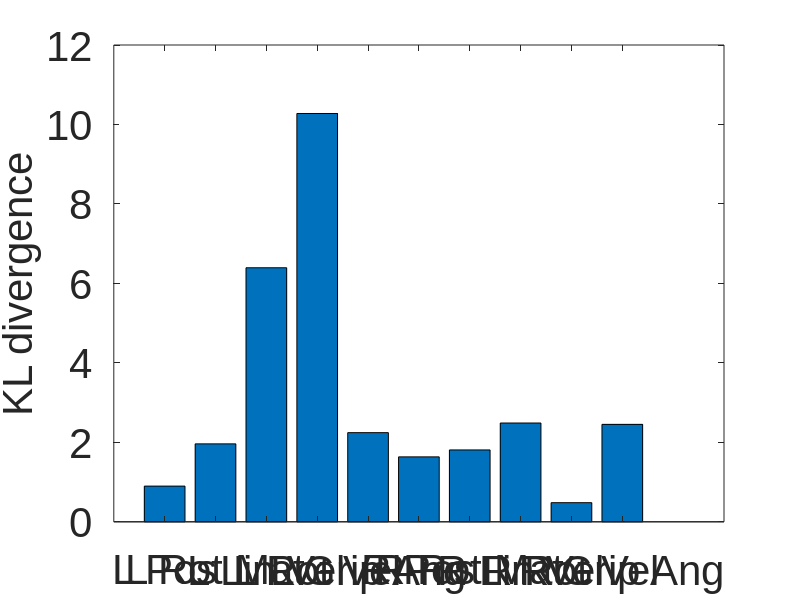

Write the MATLAB code that produced this figure. (Note: this script raises an error after producing the figure.)
% Kay Hutchinson 2/25/2021
% Executional Error Analysis of JIGSAWS dataset - needle passing

% -------------------------------------------------------------------------
% DATA --------------------------------------------------------------------
% Create the *.mat file containing kinematic data, subject, and label
% Only need to run once,               creates "all_data_needlepassing.mat"
%{
% organized by gesture where each gesture is a 1x3 cell
% containing the kinematic data, the subject, and a nor/err label

% directories
transcriptionDir = '\JIGSAWS Dataset\Needle_Passing\Needle_Passing\transcriptions';  % path to JIGSAWS transcripts
kinematicDir = '\JIGSAWS Dataset\Needle_Passing\Needle_Passing\kinematics\AllGestures';  % path to JIGSAWS kinematic files
labelDir = '\Consensus_error_labels_needle_passing';  % path to error labels for needle passing

% gets all csv files in struct
labelFiles = dir(fullfile(labelDir,'*.csv')); %gets all csv files in struct

% gesture cell arrays
G1 = cell(1, 3);  G1i = 1;      G2 = cell(1, 3);  G2i = 1;      G3 = cell(1, 3);  G3i = 1;
G4 = cell(1, 3);  G4i = 1;      G5 = cell(1, 3);  G5i = 1;      G6 = cell(1, 3);  G6i = 1;
G7 = cell(1, 3);  G7i = 1;      G8 = cell(1, 3);  G8i = 1;      G9 = cell(1, 3);  G9i = 1;
G10 = cell(1, 3);  G10i = 1;    G11 = cell(1, 3);  G11i = 1;    G12 = cell(1, 3);  G12i = 1;
G13 = cell(1, 3);  G13i = 1;    G14 = cell(1, 3);  G14i = 1;    G15 = cell(1, 3);  G15i = 1;

% for each gesture
for k = 1:length(labelFiles)
  baseFileName = labelFiles(k).name;
  gesture = split(baseFileName, "_");
  gesture = gesture{3}(1:2);
  
  fulllabelFileName = fullfile(labelDir, baseFileName);
  fprintf(1, 'Now reading %s\n', fulllabelFileName);
  
  fid=fopen(fulllabelFileName,'r');
  fgetl(fid);
  while(~feof(fid))
      % read line
      temp = fgetl(fid);
      row = strsplit(temp, ",");
      row2 = strsplit(row{1}, "/");
      %data = row{2};
      endIndexes = regexp(row2{1}, "_");
      endIndex = endIndexes(3)-1;
      
      % use subject and trial to find kinematic file
      kinematicFileName = row2{1}(1:endIndex) + ".txt";
      fullkinematicFileName = fullfile(kinematicDir, kinematicFileName);
      kinematics = importdata(fullkinematicFileName);
      
      % extract task, subject, trial, and start and stop frames
      data = split(row2{1}, "_");
      task = data{1};
      subject = data{3}(1);
      trial = data{3}(2:4);
      startFrame = str2double(data{4});
      stopFrame = split(data{5}, ".");
      stopFrame = str2double(stopFrame(1));
      
      if row{2} == '1'
          label = 'err';
      else
          label = 'nor';
      end
      
      % fill in cell arrays for each gesture
      if gesture == "G1"
          G1{G1i,1} = kinematics(startFrame:stopFrame, :);
          G1{G1i,2} = subject;
          G1{G1i,3} = label;
          G1i = G1i+1;
      end
      if gesture == "G2"
          G2{G2i,1} = kinematics(startFrame:stopFrame, :);
          G2{G2i,2} = subject;
          G2{G2i,3} = label;
          G2i = G2i+1;
      end
      if gesture == "G3"
          G3{G3i,1} = kinematics(startFrame:stopFrame, :);
          G3{G3i,2} = subject;
          G3{G3i,3} = label;
          G3i = G3i+1;
      end
      if gesture == "G4"
          G4{G4i,1} = kinematics(startFrame:stopFrame, :);
          G4{G4i,2} = subject;
          G4{G4i,3} = label;
          G4i = G4i+1;
      end
      if gesture == "G5"
          G5{G5i,1} = kinematics(startFrame:stopFrame, :);
          G5{G5i,2} = subject;
          G5{G5i,3} = label;
          G5i = G5i+1;
      end
      if gesture == "G6"
          G6{G6i,1} = kinematics(startFrame:stopFrame, :);
          G6{G6i,2} = subject;
          G6{G6i,3} = label;
          G6i = G6i+1;
      end
      if gesture == "G7"
          G7{G7i,1} = kinematics(startFrame:stopFrame, :);
          G7{G7i,2} = subject;
          G7{G7i,3} = label;
          G7i = G7i+1;
      end
      if gesture == "G8"
          G8{G8i,1} = kinematics(startFrame:stopFrame, :);
          G8{G8i,2} = subject;
          G8{G8i,3} = label;
          G8i = G8i+1;
      end
      if gesture == "G9"
          G9{G9i,1} = kinematics(startFrame:stopFrame, :);
          G9{G9i,2} = subject;
          G9{G9i,3} = label;
          G9i = G9i+1;
      end
      if gesture == "G10"
          G10{G10i,1} = kinematics(startFrame:stopFrame, :);
          G10{G10i,2} = subject;
          G10{G10i,3} = label;
          G10i = G10i+1;
      end
      if gesture == "G11"
          G11{G11i,1} = kinematics(startFrame:stopFrame, :);
          G11{G11i,2} = subject;
          G11{G11i,3} = label;
          G11i = G11i+1;
      end
      if gesture == "G12"
          G12{G12i,1} = kinematics(startFrame:stopFrame, :);
          G12{G12i,2} = subject;
          G12{G12i,3} = label;
          G12i = G12i+1;
      end
      if gesture == "G13"
          G13{G13i,1} = kinematics(startFrame:stopFrame, :);
          G13{G13i,2} = subject;
          G13{G13i,3} = label;
          G13i = G13i+1;
      end
      if gesture == "G14"
          G14{G14i,1} = kinematics(startFrame:stopFrame, :);
          G14{G14i,2} = subject;
          G14{G14i,3} = label;
          G14i = G14i+1;
      end
      if gesture == "G15"
          G15{G15i,1} = kinematics(startFrame:stopFrame, :);
          G15{G15i,2} = subject;
          G15{G15i,3} = label;
          G15i = G15i+1;
      end
      
      
  end
  
  fclose(fid);
  fprintf(1, 'Finished gesture %s\n', gesture);
  
end

% save as .mat file
save("all_data_needle_passing.mat", "G1", "G2", "G3", "G4", "G5", "G6", "G7", "G8", "G9", "G10", "G11", "G12", "G13", "G14", "G15")
%}
% -------------------------------------------------------------------------


% -------------------------------------------------------------------------
% DTW ---------------------------------------------------------------------
% Create *.mat file containing dtw for each gesture
% Only need to run once,          creates "all_data_needle_passing_dtw.mat"
%{
% Load *.mat file of all task data
all_data = load("all_data_needle_passing.mat");

G_all=cell(1,7);
G_all{1}=all_data.G1; G_all{2}=all_data.G2; G_all{3}=all_data.G3;
G_all{4}=all_data.G4; G_all{5}=all_data.G5; G_all{6}=all_data.G6;
G_all{7}=all_data.G8;

% DTW multivariate
G_all_dtw_m=multivariDTW(G_all);
save('all_data_needle_passing_dtw.mat','G_all_dtw_m');
%}
% -------------------------------------------------------------------------


% -------------------------------------------------------------------------
% KL ----------------------------------------------------------------------
% Analyze data
% Create *.mat file containing KL divergences
% Only need to run once,                    creates "KL_needle_passing.mat"
%{
% Load .mat file with dtw data
all_data_dtw = load("all_data_needle_passing_dtw.mat");
% KL divergence
relt_etrpy_m_G=GestureEntropy(all_data_dtw.G_all_dtw_m);
save('KL_needle_passing.mat','relt_etrpy_m_G')
%}
% -------------------------------------------------------------------------


% -------------------------------------------------------------------------
% PLOTS -------------------------------------------------------------------
% Make KL div plots
%{
a = load('KL_needle_passing.mat');
relt_etrpy_m_G = a.relt_etrpy_m_G;
Gestures=[  "G1: Reaching for needle with right hand",
            "G2: Positioning needle",
            "G3: Pushing needle through tissue",
            "G4: Transferring needle from left to right",
            "G5: Moving to center with needle in grip",
            "G6: Pulling suture with left hand",
            "G8: Orienting needle"];
max_G_suture=[];
for i=1:7
    val=relt_etrpy_m_G{i};
    max_G_suture=[max_G_suture max(val)];
end

for f=1:7
    figure;
    y = [relt_etrpy_m_G{f}(1) relt_etrpy_m_G{f}(16); relt_etrpy_m_G{f}(2) relt_etrpy_m_G{f}(17); relt_etrpy_m_G{f}(3) relt_etrpy_m_G{f}(18); relt_etrpy_m_G{f}(4) relt_etrpy_m_G{f}(19); relt_etrpy_m_G{f}(5) relt_etrpy_m_G{f}(20); relt_etrpy_m_G{f}(6) relt_etrpy_m_G{f}(11); relt_etrpy_m_G{f}(7) relt_etrpy_m_G{f}(12); relt_etrpy_m_G{f}(8) relt_etrpy_m_G{f}(13); relt_etrpy_m_G{f}(9) relt_etrpy_m_G{f}(14); relt_etrpy_m_G{f}(10) relt_etrpy_m_G{f}(15)];
    b = bar(1:10, y);
    xticks([1:10]);
    xticklabels({   'L Pos',
                    'L Rot Mat',
                    'L Lin Vel',
                    'L Rot Vel',
                    'L Gripper Ang',
                    'R Pos',
                    'R Rot Mat',
                    'R Lin Vel',
                    'R Rot Vel',
                    'R Gripper Ang'});
    xtickangle(45);
    %xlim([0 21]);
    xlim([0 11]);
    % Legend
    set(b, {'DisplayName'}, {'MTM','PSM'}')
    legend() 

    title(["Needle Passing", Gestures(f),"dtw:(errnor vs. nornor)"]);
    xlabel("Parameter")
    ylabel("KL divergence")
end
%}

myfontsize = 30;
a = load('KL_needle_passing.mat');
relt_etrpy_m_G = a.relt_etrpy_m_G;
Gestures=[  "G1: Reaching for needle with right hand",
            "G2: Positioning needle",
            "G3: Pushing needle through tissue",
            "G4: Transferring needle from left to right",
            "G5: Moving to center with needle in grip",
            "G6: Pulling suture with left hand",
            "G8: Orienting needle"];
        
for f=[2, 3]
    gind = [1, 2, 3, 4, 5, 6, 8, 9];
    fig=figure('Position', [10, 10, 900, 900]);
    y = [relt_etrpy_m_G{f}(16); relt_etrpy_m_G{f}(17); relt_etrpy_m_G{f}(18); relt_etrpy_m_G{f}(19); relt_etrpy_m_G{f}(20); relt_etrpy_m_G{f}(11); relt_etrpy_m_G{f}(12); relt_etrpy_m_G{f}(13); relt_etrpy_m_G{f}(14); relt_etrpy_m_G{f}(15)];
    b = bar(1:10, y);
    xticks([1:10]);
    xticklabels({   'L Pos',
                    'L Rot Mat',
                    'L Lin Vel',
                    'L Rot Vel',
                    'L Grip Ang',
                    'R Pos',
                    'R Rot Mat',
                    'R Lin Vel',
                    'R Rot Vel',
                    'R Grip Ang'});
    xtickangle(45);
    %xlim([0 21]);
    %xlim([0 11]);
    % Legend
    %set(b, {'DisplayName'}, {'MTM','PSM'}')
    %legend() 
    
    % set tick labels
    set(gca,'FontWeight', 'normal', 'FontName', 'Arial', 'FontSize', myfontsize);
    
    if f == 2
        set(gca, 'YLim', [0 12],'FontWeight', 'normal', 'FontName', 'Arial', 'FontSize', myfontsize);
    elseif f == 3
        set(gca, 'YLim', [0 8],'FontWeight', 'normal', 'FontName', 'Arial', 'FontSize', myfontsize);
    else
        set(gca,'FontWeight', 'normal', 'FontName', 'Arial', 'FontSize', myfontsize);
    end
            

    %t = title(["Needle Passing", Gestures(f)], 'FontWeight', 'normal', 'FontName', 'Arial', 'FontSize', myfontsize); %,"dtw:(errnor vs. nornor)"]);
    %xlabel("Parameter", 'FontWeight', 'normal', 'FontName', 'Arial', 'FontSize', myfontsize);
    ylabel("KL divergence", 'FontWeight', 'normal', 'FontName', 'Arial', 'FontSize', myfontsize);
    
    figname='NP_G'+string(gind(f))+'_KLD.pdf';
    print(gcf, '-dpdf', '-bestfit', figname);
end

% -------------------------------------------------------------------------

